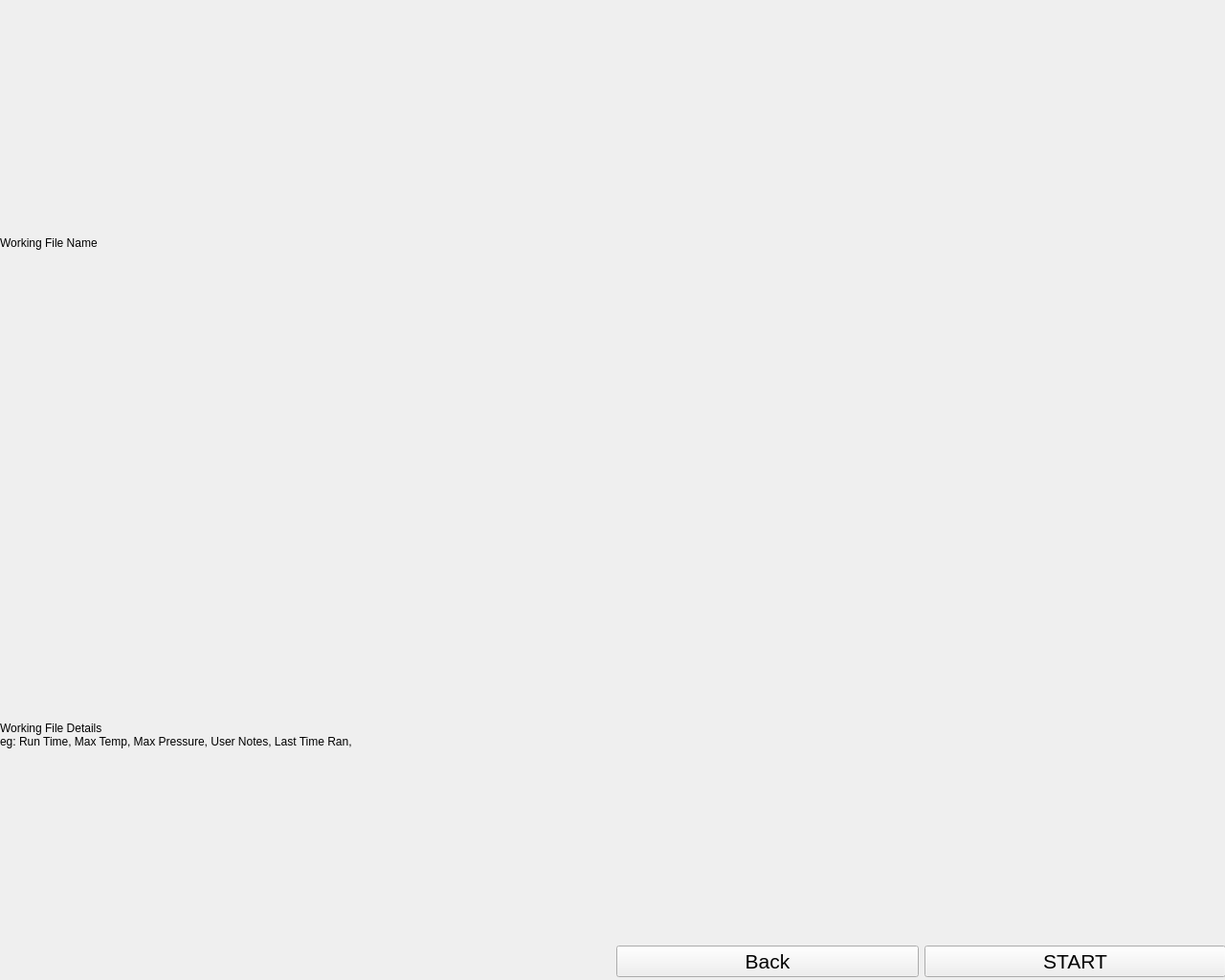
<?xml version="1.0" encoding="UTF-8"?>
<ui version="4.0">
 <class>FileStartWidget</class>
 <widget class="QWidget" name="FileStartWidget">
  <property name="geometry">
   <rect>
    <x>0</x>
    <y>0</y>
    <width>1280</width>
    <height>1024</height>
   </rect>
  </property>
  <property name="sizePolicy">
   <sizepolicy hsizetype="Minimum" vsizetype="Fixed">
    <horstretch>0</horstretch>
    <verstretch>0</verstretch>
   </sizepolicy>
  </property>
  <property name="minimumSize">
   <size>
    <width>1280</width>
    <height>1024</height>
   </size>
  </property>
  <property name="maximumSize">
   <size>
    <width>1280</width>
    <height>1024</height>
   </size>
  </property>
  <property name="windowTitle">
   <string>Form</string>
  </property>
  <widget class="QWidget" name="horizontalLayoutWidget">
   <property name="geometry">
    <rect>
     <x>0</x>
     <y>0</y>
     <width>1281</width>
     <height>1021</height>
    </rect>
   </property>
   <layout class="QHBoxLayout" name="horizontalLayout">
    <item>
     <layout class="QVBoxLayout" name="verticalLayout_2">
      <item>
       <layout class="QVBoxLayout" name="verticalLayout_3">
        <item>
         <widget class="QLabel" name="presetName">
          <property name="text">
           <string>Working File Name</string>
          </property>
         </widget>
        </item>
        <item>
         <widget class="QLabel" name="presetDetails">
          <property name="text">
           <string>Working File Details 
eg: Run Time, Max Temp, Max Pressure, User Notes, Last Time Ran, </string>
          </property>
         </widget>
        </item>
       </layout>
      </item>
     </layout>
    </item>
    <item>
     <layout class="QVBoxLayout" name="verticalLayout">
      <item>
       <layout class="QHBoxLayout" name="horizontalLayout_3">
        <item>
         <widget class="QChartView" name="graphPreviewWidget" native="true"/>
        </item>
       </layout>
      </item>
      <item>
       <layout class="QHBoxLayout" name="horizontalLayout_2">
        <item>
         <widget class="QPushButton" name="pushButton_2">
          <property name="font">
           <font>
            <pointsize>16</pointsize>
           </font>
          </property>
          <property name="text">
           <string>Back</string>
          </property>
         </widget>
        </item>
        <item>
         <widget class="QPushButton" name="backButton">
          <property name="font">
           <font>
            <pointsize>16</pointsize>
           </font>
          </property>
          <property name="text">
           <string>START</string>
          </property>
         </widget>
        </item>
       </layout>
      </item>
     </layout>
    </item>
   </layout>
  </widget>
 </widget>
 <customwidgets>
  <customwidget>
   <class>QChartView</class>
   <extends>QWidget</extends>
   <header>qchartview.h</header>
   <container>1</container>
  </customwidget>
 </customwidgets>
 <resources/>
 <connections/>
</ui>
